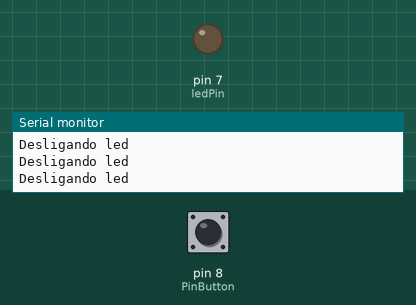
Recording of a sketch running on a simulated Arduino Uno, built with avr-gcc and run on an emulated ATmega328P. On the bench: output pins drawn as LEDs (lit = HIGH), the last lines printed to the serial monitor. Inputs (shaded band) come from the test bench; at power-on: pin 8 (PinButton) LOW.

Above: at 1.3 s.
1.4 s: pin 8 (PinButton) pulled HIGH for 0.15 s
At 1.5 s:
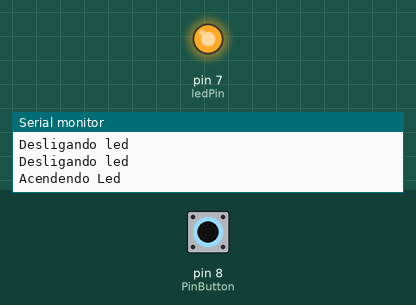
3.1 s: pin 8 (PinButton) pulled HIGH for 3.2 s
At 7.2 s:
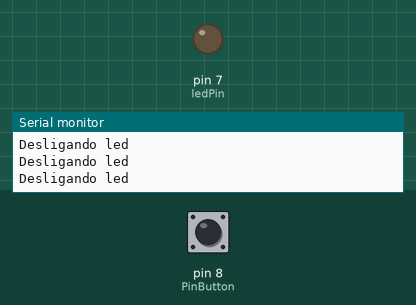
Timing chart, 0 to 8.7 s (numbered marks = the images above; inputs shaded):
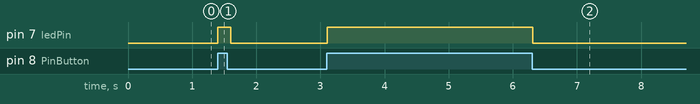

The sketch:

push-button-led.ino
```cpp
// Exemplo 3 - Entradas e saídas digitais - push-button + led
// Apostila Eletrogate - KIT ROBÓTICA
#define PinButton 8 // define pino digital D8
#define ledPin 7 // define pino digital D7
void setup()
{
  pinMode(PinButton, INPUT); // configura D8 como entrada digital
  pinMode(ledPin, OUTPUT); // configura D7 como saída digital
  Serial.begin(9600); // monitor serial - velocidade 9600 Bps
  delay(100); // atraso de 100 milisegundos
}
void loop()
{
  if ( digitalRead(PinButton) == HIGH) // se chave = nivel alto
  {
    digitalWrite(ledPin, HIGH); // liga LED com 5V
    Serial.println("Acendendo Led"); // imprime no monitor serial
  }
  else // senão chave = nivel baixo
  {
    digitalWrite(ledPin, LOW); // desliga LED com 0V
    Serial.println("Desligando led"); // imprime no monitor serial
  }
  delay(100); // atraso de 100 milisegundos
}
```

Measured:
- after the input at 1.4 s, pin 7 (ledPin): LOW → HIGH at once, → LOW 0.20 s later
- after the input at 3.1 s, pin 7 (ledPin): LOW → HIGH at once, → LOW 3.2 s later
